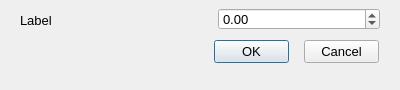
<?xml version="1.0" encoding="UTF-8"?>
<ui version="4.0">
 <class>Standard_Dbl_Dialog</class>
 <widget class="QDialog" name="Standard_Dbl_Dialog">
  <property name="geometry">
   <rect>
    <x>0</x>
    <y>0</y>
    <width>400</width>
    <height>90</height>
   </rect>
  </property>
  <property name="minimumSize">
   <size>
    <width>400</width>
    <height>90</height>
   </size>
  </property>
  <property name="maximumSize">
   <size>
    <width>400</width>
    <height>90</height>
   </size>
  </property>
  <property name="font">
   <font>
    <pointsize>10</pointsize>
   </font>
  </property>
  <property name="windowTitle">
   <string>TITLE</string>
  </property>
  <widget class="QPushButton" name="_2">
   <property name="geometry">
    <rect>
     <x>304</x>
     <y>40</y>
     <width>75</width>
     <height>23</height>
    </rect>
   </property>
   <property name="font">
    <font>
     <pointsize>10</pointsize>
    </font>
   </property>
   <property name="text">
    <string>Cancel</string>
   </property>
   <property name="autoDefault">
    <bool>false</bool>
   </property>
  </widget>
  <widget class="QPushButton" name="_1">
   <property name="geometry">
    <rect>
     <x>214</x>
     <y>40</y>
     <width>75</width>
     <height>23</height>
    </rect>
   </property>
   <property name="font">
    <font>
     <pointsize>10</pointsize>
    </font>
   </property>
   <property name="text">
    <string>OK</string>
   </property>
   <property name="default">
    <bool>true</bool>
   </property>
  </widget>
  <widget class="QLabel" name="_100">
   <property name="geometry">
    <rect>
     <x>20</x>
     <y>10</y>
     <width>201</width>
     <height>20</height>
    </rect>
   </property>
   <property name="font">
    <font>
     <pointsize>10</pointsize>
    </font>
   </property>
   <property name="text">
    <string>Label</string>
   </property>
  </widget>
  <widget class="RCDoubleSpinBox" name="_101">
   <property name="geometry">
    <rect>
     <x>218</x>
     <y>8</y>
     <width>162</width>
     <height>22</height>
    </rect>
   </property>
   <property name="minimum">
    <double>-1000000000.000000000000000</double>
   </property>
   <property name="maximum">
    <double>1000000000.000000000000000</double>
   </property>
  </widget>
 </widget>
 <customwidgets>
  <customwidget>
   <class>RCDoubleSpinBox</class>
   <extends>QDoubleSpinBox</extends>
   <header>../RealCADQt/source/rcdoublespinbox.h</header>
  </customwidget>
 </customwidgets>
 <tabstops>
  <tabstop>_1</tabstop>
  <tabstop>_2</tabstop>
 </tabstops>
 <resources/>
 <connections/>
</ui>
